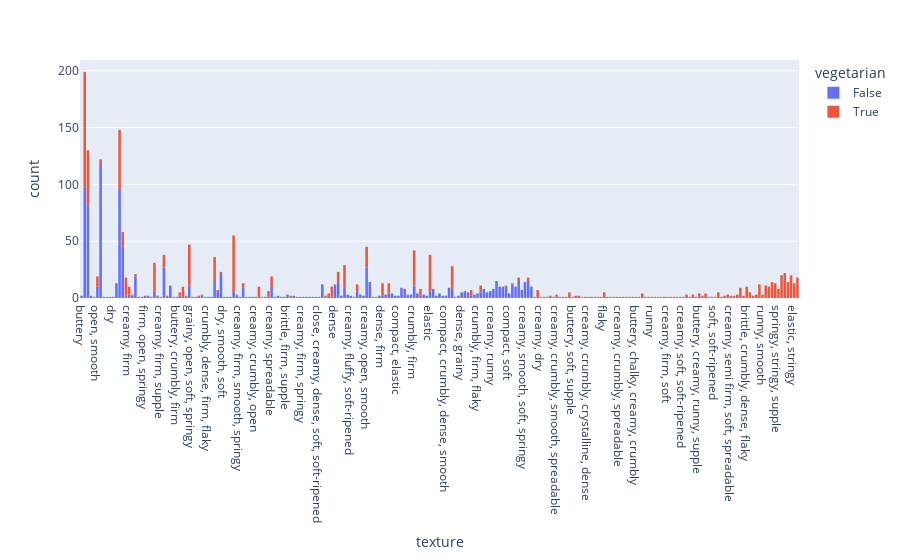

The notebook cell this image was saved under:
### Code cell
fig = px.histogram(df, x="texture", color="vegetarian")
fig.update_layout(
    bargap=0.2
)
fig.show()

### Figure 1 — Plotly figure (JSON) as saved in the notebook; plotly's stock layout.template omitted (floating-point values rounded to 4 significant figures; data arrays with more than 128 entries replaced by an {"elided": "..."} marker saying what was removed)
{"data": [{"alignmentgroup": "True", "bingroup": "x", "hovertemplate": "vegetarian=False<br>texture=%{x}<br>count=%{y}<extra></extra>", "legendgroup": "False", "marker": {"color": "#636efa", "pattern": {"shape": ""}}, "name": "False", "offsetgroup": "False", "orientation": "v", "showlegend": true, "type": "histogram", "x": {"elided": "1175 str values"}, "xaxis": "x", "yaxis": "y"}, {"alignmentgroup": "True", "bingroup": "x", "hovertemplate": "vegetarian=True<br>texture=%{x}<br>count=%{y}<extra></extra>", "legendgroup": "True", "marker": {"color": "#EF553B", "pattern": {"shape": ""}}, "name": "True", "offsetgroup": "True", "orientation": "v", "showlegend": true, "type": "histogram", "x": {"elided": "1003 str values"}, "xaxis": "x", "yaxis": "y"}], "layout": {"autosize": true, "bargap": 0.2, "barmode": "relative", "legend": {"title": {"text": "vegetarian"}, "tracegroupgap": 0}, "margin": {"t": 60}, "xaxis": {"anchor": "y", "autorange": true, "domain": [0, 1], "range": [-0.5, 226.5], "title": {"text": "texture"}, "type": "category"}, "yaxis": {"anchor": "x", "autorange": true, "domain": [0, 1], "range": [0, 209.5], "title": {"text": "count"}}}}
